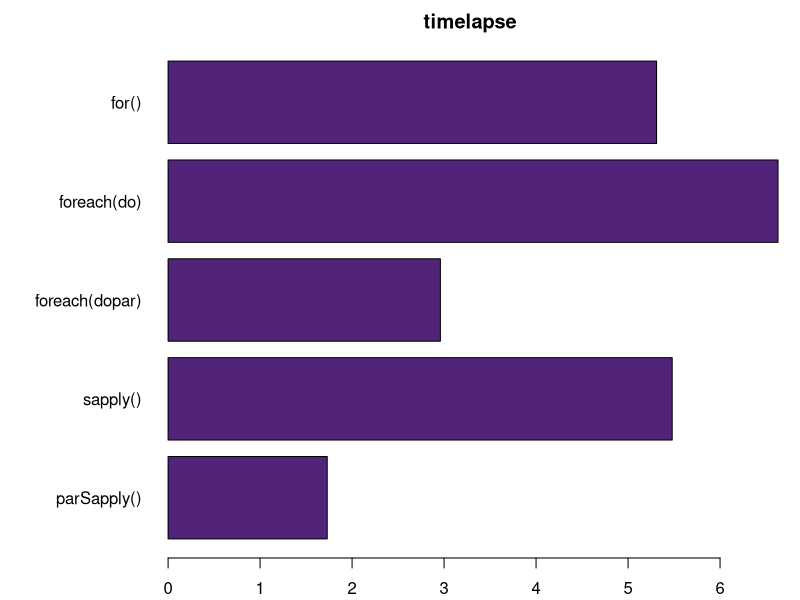

The R source for this figure:
## ---- chunk 1

    results <- rep(0,10)
        
    for(num in 1:10)
      {
        results[num]<-num^2
      }

    results
## ---- chunk 2
library(parallel)
## ---- chunk 3
library(foreach)
foreach(i=1:2) %do% exp(i)
## ---- chunk 4
library(foreach)
foreach(i=1:2, .combine='c') %do% exp(i)
## ---- chunk 5
library(foreach)
foreach(a=1:1000, b=rep(10, 2), .combine='c') %do% {a+b}
## ---- chunk 6
library(foreach)
foreach(i=1:2, .combine='c') %dopar% exp(i)
## ---- chunk 7
print("Time difference of 5.308078 secs" )
## ---- chunk 8
print("Time difference of 6.629166 secs" )
## ---- chunk 9
print("Time difference of 2.964536 secs" )
## ---- chunk 10
print("Time difference of 5.478974 secs" )
## ---- chunk 11
print("Time difference of 1.725008 secs" )
## ---- chunk 12
times<-as.vector(c(1.73, 5.48, 2.96, 6.63, 5.31))
par(mar=c(2,8,2,1)+.1)
barplot(times, main="timelapse", horiz=T,
        names.arg=c("parSapply()","sapply()","foreach(dopar)","foreach(do)", "for()"), xlab="time (s)", cex.names = 1, las=1, col= "#51247A")
